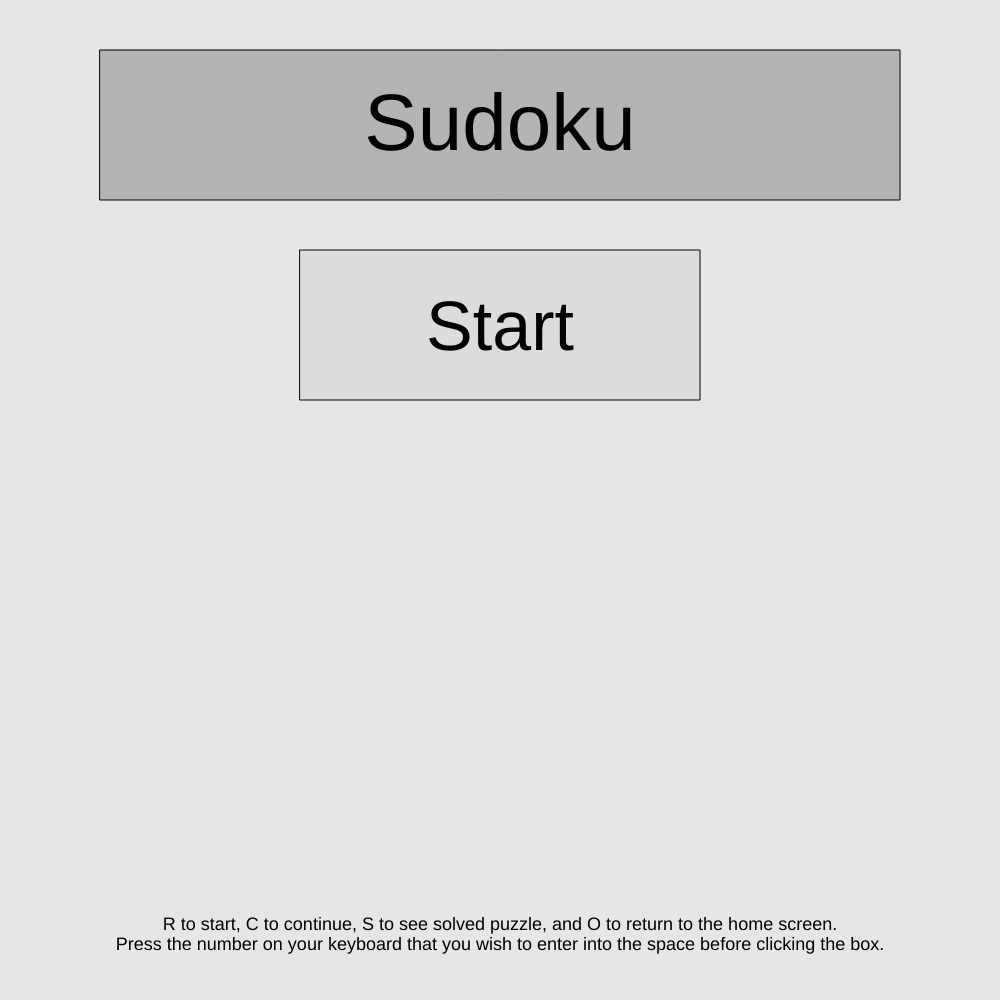
Frame 1 (no input)
Frame 60 (no input): identical to frame 1, image omitted
Frame 120 (the mouse pressed at the canvas centre since frame 60): identical to frame 1, image omitted

The p5.js sketch that drew this single still picture (run headless with seeded random() and noise() and a simulated clock; from frame 60 on, the mouse is pressed at the canvas centre):

// p5.js sketch
// ── sketch.js
//Setting global variables
let rows = 9;
let cols = 9;
let cellSize;
let grid;
let state, page;
let sudokuGridinitial = [[0,0,5,0,0,8,0,9,0], [0,0,0,6,5,0,0,0,0], [0,2,6,9,0,0,0,0,0], [4,0,9,0,0,1,0,6,0], [0,0,0,0,0,5,3,0,0], [0,0,0,0,0,7,0,2,0], [2,0,0,3,0,6,9,0,7], [0,1,3,0,2,0,6,5,0], [0,8,0,0,1,9,0,0,2]];
let sudokuGridOriginal = [[0,0,5,0,0,8,0,9,0], [0,0,0,6,5,0,0,0,0], [0,2,6,9,0,0,0,0,0], [4,0,9,0,0,1,0,6,0], [0,0,0,0,0,5,3,0,0], [0,0,0,0,0,7,0,2,0], [2,0,0,3,0,6,9,0,7], [0,1,3,0,2,0,6,5,0], [0,8,0,0,1,9,0,0,2]];
let sudokuGridsolved = [[3,4,5,1,7,8,2,9,6], [8,9,1,6,5,2,7,4,3], [7,2,6,9,4,3,5,8,1], [4,7,9,2,3,1,8,6,7], [1,6,2,8,9,5,3,7,4], [5,3,8,4,6,7,1,2,9], [2,5,4,3,8,6,9,1,7], [9,1,3,7,2,4,6,5,8], [6,8,7,5,1,9,4,3,2]];

//Creating the screen
function setup() {
  if (windowWidth > windowHeight) {
    createCanvas(windowHeight, windowHeight);
  }
  else {
    createCanvas(windowWidth, windowWidth);
  }
  cellSize = width / cols;
  grid = sudokuGridinitial;
  page = 1;
}

//Differentiation between when I need the home screen and when I should be playing the game
function draw() {
  background(255);
  if (page === 1) {
    startScreen();
  }
  else if (page === 2) {
    grid = sudokuGridinitial;
    sudokuGrid();
  }
}

//A simple start sreen with a "play" butto and instructions
function startScreen() {
  background(230);

  let buttonWidth = 800;
  let buttonHeight = 150;
  let leftSide = width / 2 - buttonWidth / 2;
  let topSide = 50;
  let rightSide = leftSide + buttonWidth;
  let bottomSide = topSide + buttonHeight;
  let lowLeftSide = leftSide + buttonWidth/4;
  let lowTopSide = topSide + 200;
  let lowRightSide = width/2 + buttonWidth/4;
  let lowBottomSide = lowTopSide + buttonHeight;

  cursor(ARROW);

  fill(180);
  rect(leftSide, topSide, buttonWidth, buttonHeight);
  textAlign(CENTER);
  fill(0);
  textSize(80);
  text("Sudoku", width/2, 150);

  fill(220);
  if (mouseX >= lowLeftSide && mouseX <= lowRightSide && mouseY >= lowTopSide && mouseY <= lowBottomSide) {
    cursor(HAND);
    fill(100);
    if (mouseIsPressed) {
      cursor(ARROW);
      page = 2;
    }
  }
  rect(lowLeftSide, lowTopSide, buttonWidth/2, buttonHeight);
  textAlign(CENTER);
  fill(0);
  textSize(70);
  text("Start", width/2, 350);

  fill(0);
  textSize(18);
  text("R to start, C to continue, S to see solved puzzle, and O to return to the home screen.", width/2, height - 70);
  text("Press the number on your keyboard that you wish to enter into the space before clicking the box.", width/2, height - 50);
}

//The game grid
function sudokuGrid() {
  for (let x=0; x<cols; x++) {
    for (let y=0; y<rows; y++) {
      //Setting up the start of the sudoku puzzle
      if (grid[x][y] === sudokuGridOriginal[x][y]) {
        if (grid[x][y] === 0) {
          fill(255);
          rect(x*cellSize, y*cellSize, cellSize, cellSize);
        }
        else {
          fill(255);
          rect(x*cellSize, y*cellSize, cellSize, cellSize);
          fill(255, 0, 0);
          textSize(30);
          text(grid[x][y], x * cellSize + cellSize/2, y * cellSize + 3*cellSize/5);
        }
      }
      //Letting the player know if they've made a mistake
      else if (grid[x][y] !== sudokuGridOriginal[x][y]) {
        if (grid[x][y] === 0) {
          fill(255);
          rect(x*cellSize, y*cellSize, cellSize, cellSize);
        }
        else {
          fill(255);
          rect(x*cellSize, y*cellSize, cellSize, cellSize);
          fill(0);
          textSize(30);
          text(grid[x][y], x * cellSize + cellSize/2, y * cellSize + 3*cellSize/5);
        }
      }
      //Making sure that when they press the start button they don't accidentally enter a value into one of the boxes, as well as making sure that if a box has a value of "0" that it doesn't still show that it is incorrect
      if (grid[x][y] !== sudokuGridsolved[x][y]) {
        if (grid[x][y] === 0 && grid[x][y] !== " ") {
          fill(255);
          rect(x*cellSize, y*cellSize, cellSize, cellSize);
        }
        else if (grid[x][y] !== " ") {
          fill(100);
          rect(x*cellSize, y*cellSize, cellSize, cellSize);
          fill(0, 0, 255);
          textSize(30);
          text(grid[x][y], x * cellSize + cellSize/2, y * cellSize + 3*cellSize/5);
        }
      }
    }
  }
}

//All the different keys that you'll be using the play
function keyPressed() {
  //Reset
  if (key === "r" || key === "R") {
    sudokuGridinitial = [[0,0,5,0,0,8,0,9,0], [0,0,0,6,5,0,0,0,0], [0,2,6,9,0,0,0,0,0], [4,0,9,0,0,1,0,6,0], [0,0,0,0,0,5,3,0,0], [0,0,0,0,0,7,0,2,0], [2,0,0,3,0,6,9,0,7], [0,1,3,0,2,0,6,5,0], [0,8,0,0,1,9,0,0,2]];
    grid = sudokuGridinitial;
  }
  //Continue
  else if (key === "c" || key === "C") {
    grid = sudokuGridinitial;
  }
  //Check the answers
  else if (key === "s" || key === "S") {
    grid = solveSudokuGrid(cols, rows);
  }
  //Choose which number to input
  if (page === 2) {
    if (key === "1") {
      state = 1;
    }
    else if (key === "2") {
      state = 2;
    }
    else if (key === "3") {
      state = 3;
    }
    else if (key === "4") {
      state = 4;
    }
    else if (key === "5") {
      state = 5;
    }
    else if (key === "6") {
      state = 6;
    }
    else if (key === "7") {
      state = 7;
    }
    else if (key === "8") {
      state = 8;
    }
    else if (key === "9") {
      state = 9;
    }
    else if (key === "0") {
      state = 0;
    }
  }
  else if (page === 1) {
    state = 0;
  }
  //Return to home screen
  if (key === "o" || key === "O") {
    page = 1;
  }
}

//Inputting the desired number into a selected box
function mousePressed() {
  let xcoord = floor(mouseX / cellSize);
  let ycoord = floor(mouseY / cellSize);
  fill(0);
  if (grid === solveSudokuGrid()) {
    state = 0;
  }
  else if (grid === sudokuGridinitial) {
    for (let x=0; x<cols; x++) {
      for (let y=0; y<rows; y++) {
        if (sudokuGridOriginal[xcoord][ycoord] === 0) {
          if (state === 1) {
            grid[xcoord][ycoord] = 1;
          }
          if (state === 2) {
            grid[xcoord][ycoord] = 2;
          }
          if (state === 3) {
            grid[xcoord][ycoord] = 3;
          }
          if (state === 4) {
            grid[xcoord][ycoord] = 4;
          }
          if (state === 5) {
            grid[xcoord][ycoord] = 5;
          }
          if (state === 6) {
            grid[xcoord][ycoord] = 6;
          }
          if (state === 7) {
            grid[xcoord][ycoord] = 7;
          }
          if (state === 8) {
            grid[xcoord][ycoord] = 8;
          }
          if (state === 9) {
            grid[xcoord][ycoord] = 9;
          }
          if (state === 0) {
            grid[xcoord][ycoord] = " ";
          }
        }
      }
    }
  }
}

//The solved grid such that it can't be tampered with or changed
function solveSudokuGrid(cols, rows) {
  let sudokuGridsolved = [[3,4,5,1,7,8,2,9,6], [8,9,1,6,5,2,7,4,3], [7,2,6,9,4,3,5,8,1], [4,7,9,2,3,1,8,6,7], [1,6,2,8,9,5,3,7,4], [5,3,8,4,6,7,1,2,9], [2,5,4,3,8,6,9,1,7], [9,1,3,7,2,4,6,5,8], [6,8,7,5,1,9,4,3,2]];
  return sudokuGridsolved;
}
